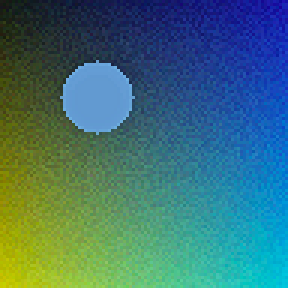
#> input picture tests/fixtures/golden_photo.png, 96 x 96 px (shown 3 times larger)
$ python -i filters.py   (imports and definitions only)   (older library calls are emulated)
#> lines starting #> are read from the running program, lines starting #| are printed output that depends on the picture
#> further down, picture is the input picture: shape (96, 96, 3); mean B, G, R 115.5, 112.8, 61.6
"""Edge- and corner-preserving Side Window Filter (SWF) denoising."""

import cv2
import numpy as np
from typing import Optional, Tuple


def side_window_filter(img: np.ndarray, radius: int = 2, iterations: int = 1,
                        noise_sigma: Optional[float] = None,
                        proxy_max_dim: int = 480) -> np.ndarray:
    """
    Side Window Filter (SWF) for edge- and corner-preserving denoising.
    Decomposes the kernel into 8 directional half-windows (L, R, U, D, NW, NE, SW, SE)
    and selects the window with minimal variance per pixel.
    Preserves acute corners, text terminals, and fine hair boundaries without rounding.

    Early exits (bitwise-identical copy, ~1ms instead of ~75-1000ms):
    - ``noise_sigma < 2.0`` (diagnosed Clean) with default strength skips entirely.
    - Near-uniform images (downsampled gray std < 0.75) skip entirely.

    Large images (long edge above ``proxy_max_dim``) are denoised on a
    downsampled INTER_AREA proxy and upsampled with INTER_LINEAR (~7-12x
    faster at 720p/1080p; proxy denoises more aggressively while preserving
    step edges). Set ``proxy_max_dim=0`` to always run the full-resolution
    path.
    """
#> called with radius = 2, iterations = 1, proxy_max_dim = 480
    if radius <= 0 or iterations <= 0:
        return img.copy()

    # Diagnosed-clean skip: matches auto_tune Clean -> enable_denoise=False,
    # but also applies when diagnostics ran without auto_tune.
    if noise_sigma is not None and noise_sigma < 2.0 and radius <= 2 and iterations <= 1:
        return img.copy()

    # Near-uniform fast path on a small proxy (cheap: single resize + std).
    try:
        gray = cv2.cvtColor(img, cv2.COLOR_BGR2GRAY) if img.ndim == 3 else img
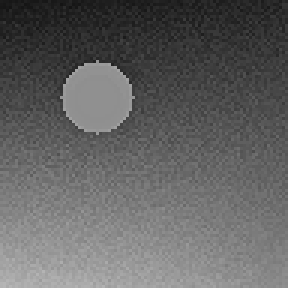
#> gray: shape (96, 96) (shown 3 times larger); min 20, max 181, mean 97.8
        h0, w0 = gray.shape[:2]
#> h0 = 96; w0 = 96
        scale = min(1.0, 160.0 / max(h0, w0))
#> scale = 1
        proxy = cv2.resize(gray, (max(1, int(w0 * scale)), max(1, int(h0 * scale))),
                           interpolation=cv2.INTER_AREA) if scale < 1.0 else gray
        if float(np.std(proxy.astype(np.float32))) < 0.75:
            return img.copy()
    except (cv2.error, ValueError):
        pass

    # Large-image proxy: denoise downsampled, upsample result. Placed after
    # the early exits so clean/uniform images still return bitwise copies.
    # Kernel radius scales with proxy scale to keep physical size constant.
    if proxy_max_dim > 0:
        h_full, w_full = img.shape[:2]
#> h_full = 96; w_full = 96
        if max(h_full, w_full) > proxy_max_dim:
            pscale = proxy_max_dim / float(max(h_full, w_full))
            small = cv2.resize(img, (0, 0), fx=pscale, fy=pscale,
                               interpolation=cv2.INTER_AREA)
            proxy_radius = max(1, int(round(radius * pscale)))
            denoised_small = side_window_filter(
                small, radius=proxy_radius, iterations=iterations,
                noise_sigma=noise_sigma, proxy_max_dim=0,
            )
            return cv2.resize(denoised_small, (w_full, h_full),
                              interpolation=cv2.INTER_LINEAR)

    cur = img.astype(np.float32)
    h, w, c = cur.shape
#> h = 96; w = 96; c = 3
    r = radius

    # Window selection runs on Rec.709 luminance (consistent with BIMEF):
    # 1 plane instead of 3, ~17% fewer filtered pixels per window plus
    # cheaper argmin traffic. Per-channel means are still used for output.
    gray = (0.0722 * cur[:, :, 0] + 0.7152 * cur[:, :, 1] + 0.2126 * cur[:, :, 2])

    # 8 directional window slices relative to center (0,0)
    # Each window bounds: (row_start, row_end, col_start, col_end)
    windows = [
        (-r, 0, -r, 0),    # NW
        (-r, 0, 0, r),     # NE
        (0, r, -r, 0),     # SW
        (0, r, 0, r),      # SE
        (-r, 0, -r, r),    # U
        (0, r, -r, r),     # D
        (-r, r, -r, 0),    # L
        (-r, r, 0, r),     # R
    ]

    for _ in range(iterations):
        padded = cv2.copyMakeBorder(cur, r, r, r, r, cv2.BORDER_REFLECT)
        gray_padded = cv2.copyMakeBorder(gray, r, r, r, r, cv2.BORDER_REFLECT)
        gray_sq = gray_padded * gray_padded

        best_score = np.full((h, w, 1), 1e9, dtype=np.float32)
        best_mean = cur.copy()

        for r1, r2, c1, c2 in windows:
            kh = r2 - r1 + 1
            kw = c2 - c1 + 1

            p_r1 = r + r1
            p_r2 = p_r1 + h + kh - 1
            p_c1 = r + c1
            p_c2 = p_c1 + w + kw - 1

            sub_p = padded[p_r1 : p_r2 + 1, p_c1 : p_c2 + 1]
            sub_g = gray_padded[p_r1 : p_r2 + 1, p_c1 : p_c2 + 1]
            sub_gsq = gray_sq[p_r1 : p_r2 + 1, p_c1 : p_c2 + 1]

            # Corner-anchored boxFilter: the (kh x kw) window's top-left sits
            # at the (r1, c1) offset relative to each pixel — exactly the SWF
            # half-window geometry where all 8 windows share the center pixel
            # (Yin et al. 2015). The default center anchor silently shifted
            # every window by ((kh-1)//2, (kw-1)//2), excluding the center
            # from 5 of 8 windows and weakening corner preservation.
            mean = cv2.boxFilter(sub_p, cv2.CV_32F, (kw, kh), anchor=(0, 0))[:h, :w]
            g_mean = cv2.boxFilter(sub_g, cv2.CV_32F, (kw, kh), anchor=(0, 0))[:h, :w]
            g_sq_mean = cv2.boxFilter(sub_gsq, cv2.CV_32F, (kw, kh), anchor=(0, 0))[:h, :w]
            g_var = np.maximum(0.0, g_sq_mean - g_mean * g_mean)

            score = np.abs(g_mean - gray) + 0.1 * g_var
            score = score[:, :, np.newaxis]

            mask = score < best_score
            best_score = np.where(mask, score, best_score)
            best_mean = np.where(mask, mean, best_mean)

        cur = best_mean
        gray = (0.0722 * cur[:, :, 0] + 0.7152 * cur[:, :, 1] + 0.2126 * cur[:, :, 2])
#> this loop made 1 pass
#> pass 1, in side_window_filter, `padded = cv2.copyMakeBorder(cur, r, r, r, r, cv2.BORDER_REFLECT)`:
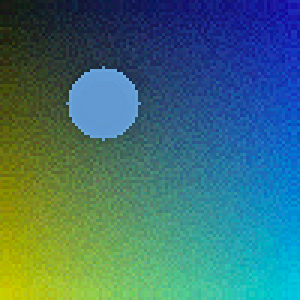
#> padded: shape (100, 100, 3) float32 (shown 3 times larger); mean B, G, R 114.7, 112.6, 61.5
#> pass 1, in side_window_filter, `gray_sq = gray_padded * gray_padded`:
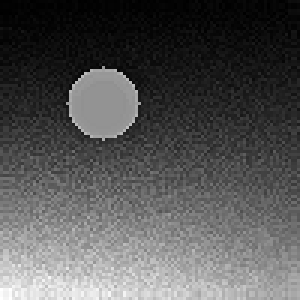
#> gray_sq: shape (100, 100) float32 (shown 3 times larger); min 331.2, max 36647.9, mean 12430.5; drawn with min black and max white
#> after the loop:
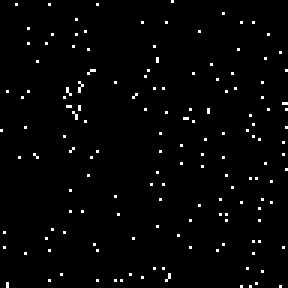
#> mask: shape (96, 96, 1) bool (shown 3 times larger); 1.9% white in thin lines or dots
#> after the loop:
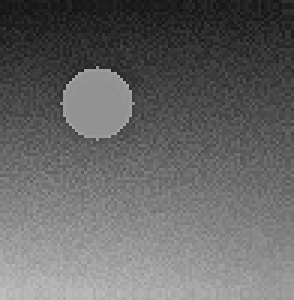
#> sub_g: shape (100, 98) float32 (shown 3 times larger); min 18.2, max 191.4, mean 101.9
#> after the loop:
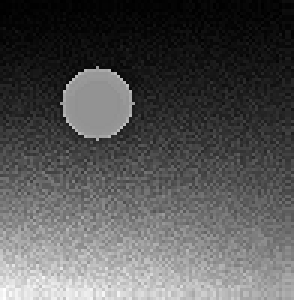
#> sub_gsq: shape (100, 98) float32 (shown 3 times larger); min 331.2, max 36647.9, mean 12422.5; drawn with min black and max white
#> after the loop:
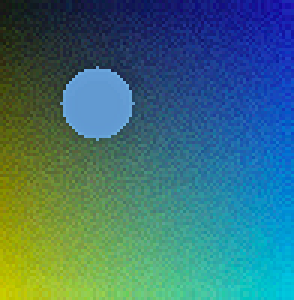
#> sub_p: shape (100, 98, 3) float32 (shown 3 times larger); mean B, G, R 116.8, 112.7, 60.6

    return np.clip(cur, 0.0, 255.0).astype(np.uint8)


# [258 lines left out: functions fast_guided_filter, fast_guided_filter_pair, not called in this run]

>>> import cv2
>>> picture = cv2.imread('../../tests/fixtures/golden_photo.png')
>>> result = side_window_filter(picture)
